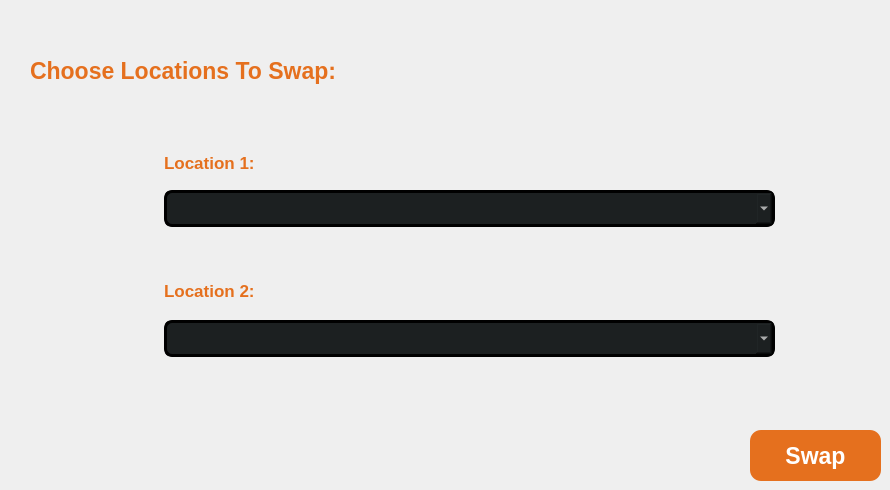
      <widget class="QWidget" name="edit_location_name">
       <widget class="QPushButton" name="Edit_2">
        <property name="geometry">
         <rect>
          <x>750</x>
          <y>430</y>
          <width>131</width>
          <height>51</height>
         </rect>
        </property>
        <property name="font">
         <font>
          <pointsize>17</pointsize>
          <italic>false</italic>
          <bold>true</bold>
         </font>
        </property>
        <property name="styleSheet">
         <string notr="true">color: rgb(255, 255, 255);
background-color: rgb(229, 112, 30);
border-radius:50%;
border: none;
border-radius: 11px; </string>
        </property>
        <property name="text">
         <string>Swap</string>
        </property>
        <property name="checkable">
         <bool>false</bool>
        </property>
       </widget>
       <widget class="QComboBox" name="comboLocation2">
        <property name="geometry">
         <rect>
          <x>164</x>
          <y>320</y>
          <width>611</width>
          <height>37</height>
         </rect>
        </property>
        <property name="font">
         <font>
          <family>Verdana</family>
          <pointsize>-1</pointsize>
          <bold>true</bold>
         </font>
        </property>
        <property name="styleSheet">
         <string notr="true">background-color: #1c2021;
  border: 3px solid; /* Thicker border */
  border-radius: 8px;
  font-family: &quot;Verdana&quot;;
  font-size: 14px;
  color: rgb(255, 255, 255);</string>
        </property>
       </widget>
       <widget class="QComboBox" name="comboLocation1">
        <property name="geometry">
         <rect>
          <x>164</x>
          <y>190</y>
          <width>611</width>
          <height>37</height>
         </rect>
        </property>
        <property name="font">
         <font>
          <family>Verdana</family>
          <pointsize>-1</pointsize>
          <bold>true</bold>
         </font>
        </property>
        <property name="styleSheet">
         <string notr="true">background-color: #1c2021;
  border: 3px solid; /* Thicker border */
  border-radius: 8px;
  font-family: &quot;Verdana&quot;;
  font-size: 14px;
  color: rgb(255, 255, 255);
</string>
        </property>
       </widget>
       <widget class="QLabel" name="label_25">
        <property name="geometry">
         <rect>
          <x>30</x>
          <y>40</y>
          <width>411</width>
          <height>61</height>
         </rect>
        </property>
        <property name="font">
         <font>
          <pointsize>17</pointsize>
          <bold>true</bold>
         </font>
        </property>
        <property name="styleSheet">
         <string notr="true">color: rgb(229, 112, 30);</string>
        </property>
        <property name="text">
         <string>Choose Locations To Swap:</string>
        </property>
       </widget>
       <widget class="QLabel" name="label_27">
        <property name="geometry">
         <rect>
          <x>164</x>
          <y>260</y>
          <width>151</width>
          <height>61</height>
         </rect>
        </property>
        <property name="font">
         <font>
          <pointsize>13</pointsize>
          <bold>true</bold>
         </font>
        </property>
        <property name="styleSheet">
         <string notr="true">color: rgb(229, 112, 30);</string>
        </property>
        <property name="text">
         <string>Location 2:</string>
        </property>
       </widget>
       <widget class="QLabel" name="label_28">
        <property name="geometry">
         <rect>
          <x>164</x>
          <y>132</y>
          <width>151</width>
          <height>61</height>
         </rect>
        </property>
        <property name="font">
         <font>
          <pointsize>13</pointsize>
          <bold>true</bold>
         </font>
        </property>
        <property name="styleSheet">
         <string notr="true">color: rgb(229, 112, 30);</string>
        </property>
        <property name="text">
         <string>Location 1:</string>
        </property>
       </widget>
      </widget>
